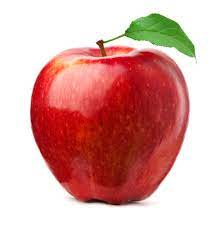
#> input picture IMAGE PROCESSING/apple.jpg, 224 x 225 px
$ python 'Piecewise Linear Transform.py'
#> lines starting #> are read from the running program, lines starting #| are printed output that depends on the picture
import cv2,numpy as np
import matplotlib.pyplot as plt
img=cv2.imread('apple.jpg',0)
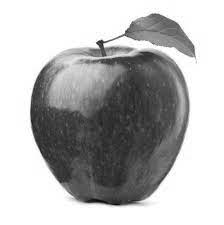
#> img: shape (225, 224); min 6, max 255, mean 182.9

#before stretch
histogram=cv2.calcHist([img],[0],None,[256],[0,255])
#> histogram = 256 values, max 2279 at index 254, min 0 at index 0, mean 108
plt.plot(histogram)

height,width=img.shape
#> height = 225; width = 224
Lmax=255
Lmin=0
Mmax=np.max(img)
#> Mmax = 255
Mmin=np.min(img)
#> Mmin = 6
def evaluatePixel(pixel):
  global Lmax,Lmin,Mmax,Mmin
  out_pix=(((Lmax-Lmin)*(pixel-Mmin))/(Mmax-Mmin))+Lmin           #formula
  return out_pix
for i in range(height):
  for j in range(width):
    img[i][j]=evaluatePixel(img[i][j])
cv2.imshow('Strechted',img)
#after stretch
histogram=cv2.calcHist([img],[0],None,[256],[0,255])
plt.plot(histogram)
plt.show()
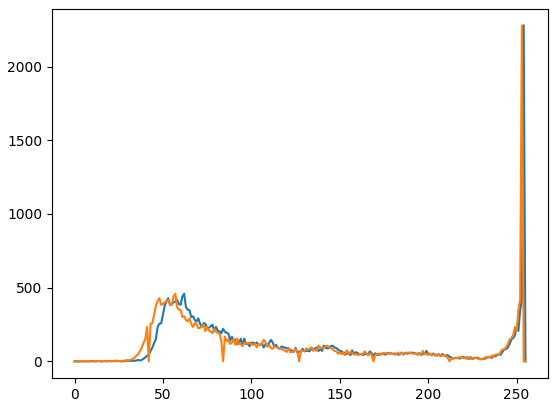
#> figure drawn by matplotlib, 1 panel; curve peaks at x = 254, y = 2279; curve peaks at x = 253, y = 2279
